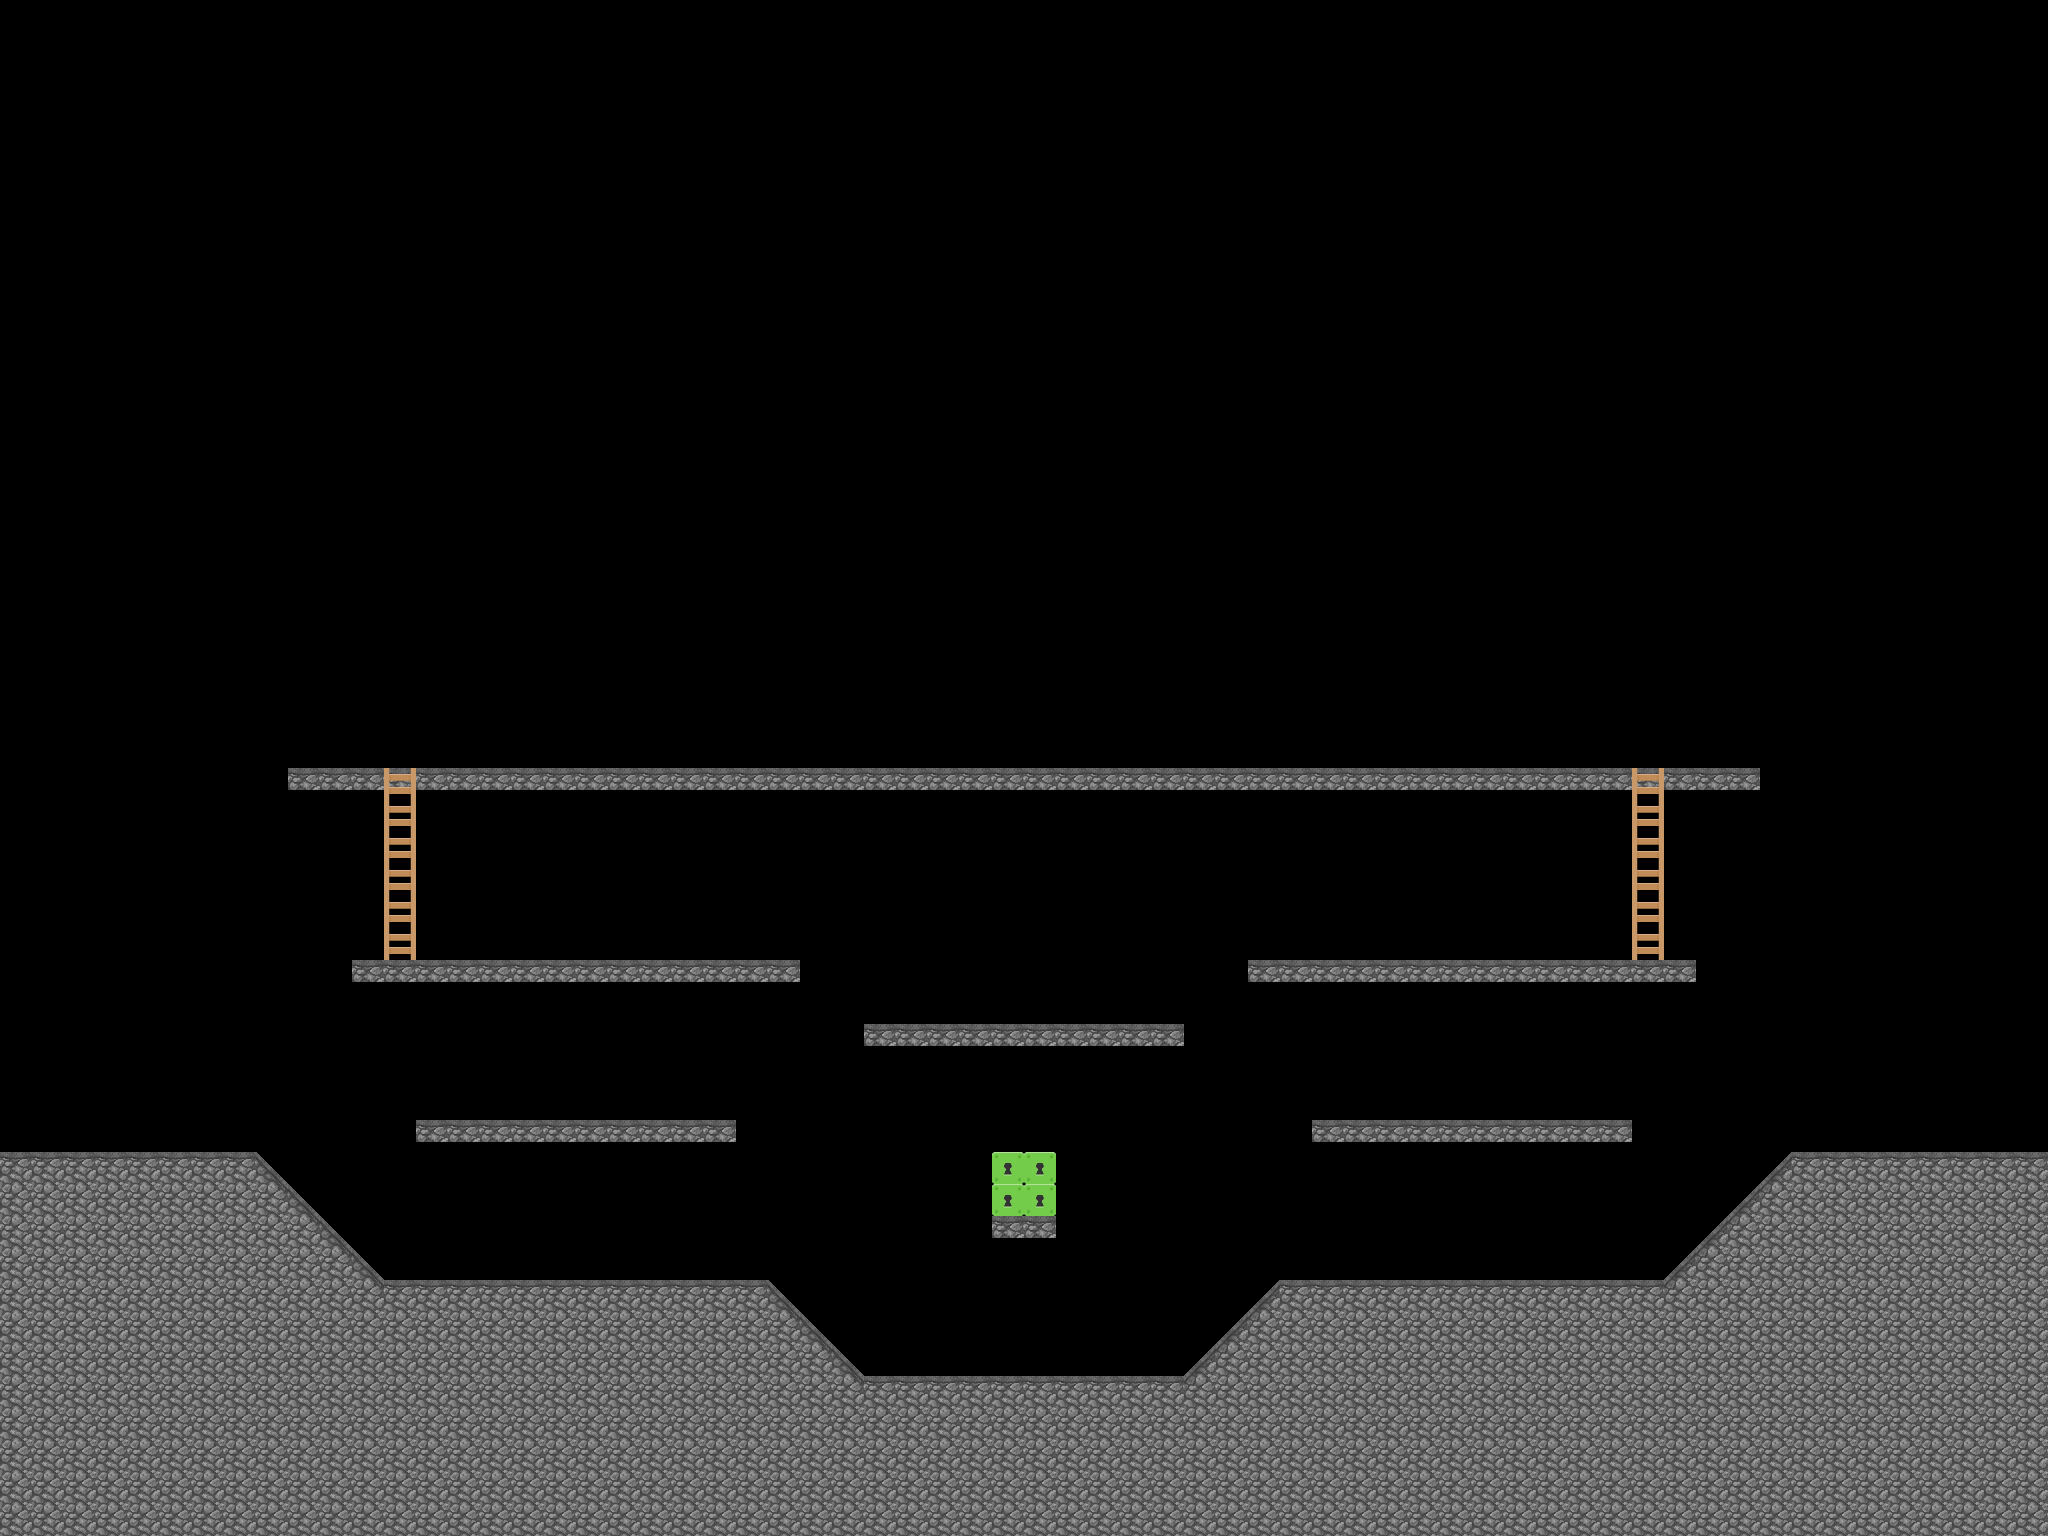

A level layout from a 2D game, rendered from its tile map. Below: a short description, then the map file with tile-grid data replaced by summaries:
An orthogonal 64x48 tile map with 32x32 px tiles, 4 tile layers (Static Map, Dynamic Map, Trigger Tile, Foreground) and 11 objects.

<map version="1.0" orientation="orthogonal" renderorder="right-down" width="64" height="48" tilewidth="32" tileheight="32" nextobjectid="67">
 <properties>
  <property name="mapName" value="su_moon" />
  <property name="defaultMobLevel" value="0" />
  <property name="defaultSpawnAmount" value="5" />
  <property name="levelName" value="Moon Survival" />
  <property name="parallaxBackground" value="background_night" />
  <property name="parallaxForeground" value="blank" />
  <property name="parallaxMidground" value="blank" />
  <property name="spawnX" value="31" />
  <property name="spawnY" value="6" />
  <property name="theme" value="space" />
 </properties>
 <tileset firstgid="1" name="tileset" tilewidth="32" tileheight="32" spacing="1">
  <image source="../textures/levels/tileset.png" width="858" height="32" />
  <tile id="3">
   <properties>
    <property name="climbable" value="" />
   </properties>
  </tile>
  <tile id="5">
   <properties>
    <property name="climbable" value="" />
   </properties>
  </tile>
  <tile id="6">
   <properties>
    <property name="slope" value="1" />
   </properties>
  </tile>
  <tile id="8">
   <properties>
    <property name="slope" value="-1" />
   </properties>
  </tile>
  <tile id="10">
   <properties>
    <property name="interactable" value="nextLevel" />
    <property name="nextLevel" value="level1" />
   </properties>
  </tile>
  <tile id="11">
   <properties>
    <property name="platform" value="" />
   </properties>
  </tile>
  <tile id="14">
   <properties>
    <property name="slope" value="1" />
   </properties>
  </tile>
  <tile id="16">
   <properties>
    <property name="slope" value="-1" />
   </properties>
  </tile>
  <tile id="18">
   <properties>
    <property name="platform" value="" />
   </properties>
  </tile>
  <tile id="21">
   <properties>
    <property name="slope" value="1" />
   </properties>
  </tile>
  <tile id="23">
   <properties>
    <property name="slope" value="-1" />
   </properties>
  </tile>
  <tile id="25">
   <properties>
    <property name="platform" value="" />
   </properties>
  </tile>
 </tileset>
 <layer name="Static Map" width="64" height="48">
  <data>[3072 cells, 546 non-empty, 4 distinct tile ids]</data>
 </layer>
 <layer name="Dynamic Map" width="64" height="48">
  <data>[3072 cells, 121 non-empty, 4 distinct tile ids]</data>
 </layer>
 <layer name="Trigger Tile" width="64" height="48">
  <data>[3072 cells, 13 non-empty, 2 distinct tile ids]</data>
 </layer>
 <layer name="Foreground" width="64" height="48">
  <data>[3072 cells, 5 non-empty, 2 distinct tile ids]</data>
 </layer>
 <objectgroup name="Spawn">
  <object id="55" x="768" y="960">
   <polyline points="0,0 -384,0" />
  </object>
  <object id="56" x="1280" y="960">
   <polyline points="0,0 384,0" />
  </object>
  <object id="57" x="1344" y="1120">
   <polyline points="0,0 256,0" />
  </object>
  <object id="58" x="1152" y="1024">
   <polyline points="0,0 -256,0" />
  </object>
  <object id="59" x="704" y="1120">
   <polyline points="0,0 -256,0" />
  </object>
  <object id="61" x="32" y="1152">
   <polyline points="0,0 224,0" />
  </object>
  <object id="62" x="384" y="1280">
   <polyline points="0,0 384,0" />
  </object>
  <object id="63" x="864" y="1376">
   <polyline points="0,0 320,0" />
  </object>
  <object id="64" x="1280" y="1280">
   <polyline points="0,0 384,0" />
  </object>
  <object id="65" x="1792" y="1152">
   <polyline points="0,0 224,0" />
  </object>
  <object id="66" x="320" y="768">
   <polyline points="0,0 1408,0" />
  </object>
 </objectgroup>
</map>
